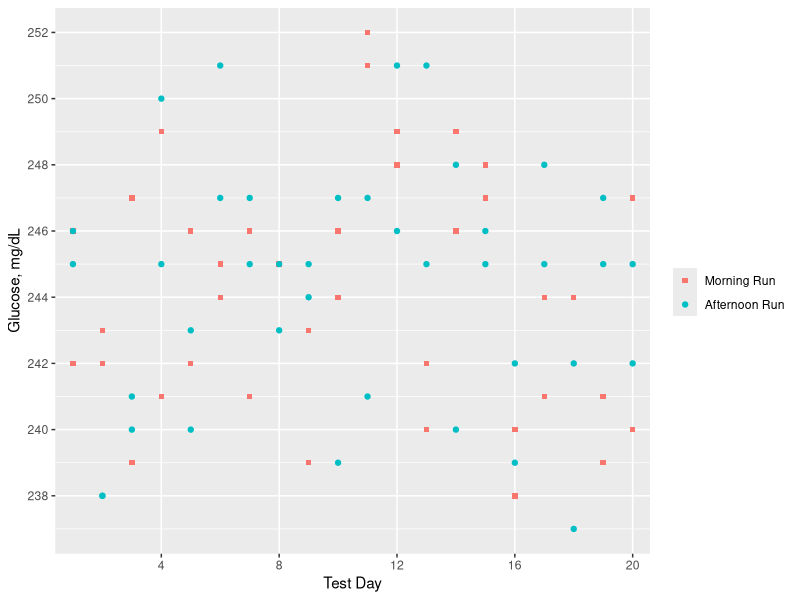
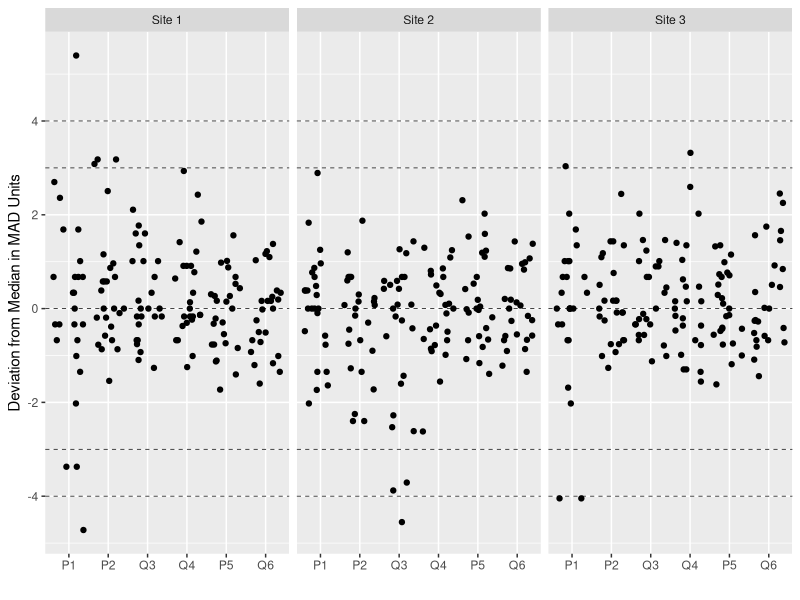
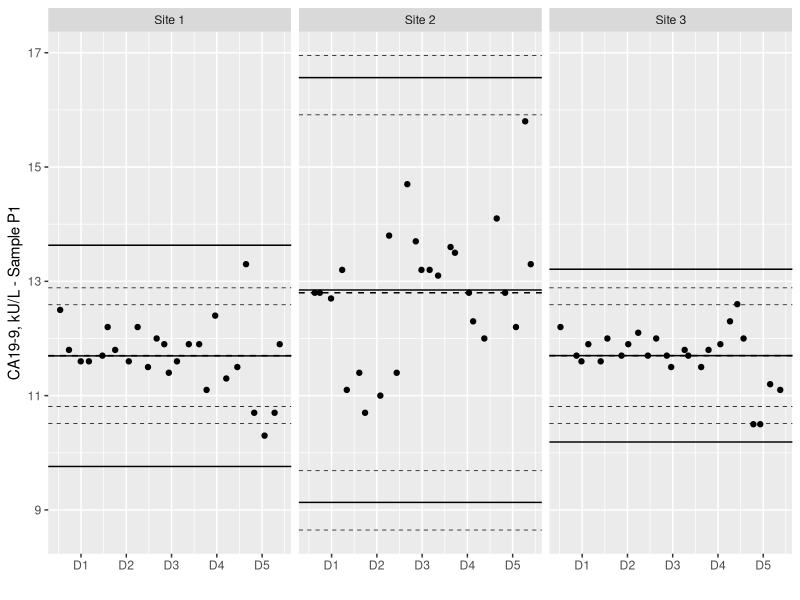
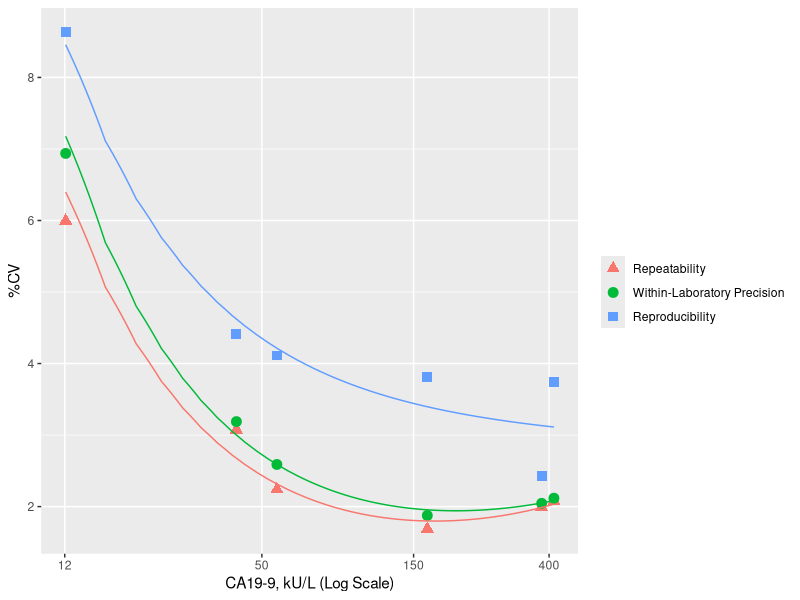

Recreate these plots in R, in order.
## ---- chunk 1
suppressPackageStartupMessages({
  library(tidyverse)
})

options(dplyr.summarise.inform = FALSE)
## ---- chunk 2

# Table A1. Glucose Precision Evaluation Measurements (mg/dL)
table_a1 <- tibble(
  day = 1:20,
  run1.rep1 = c(242, 243, 247, 249, 246, 244, 241, 245, 243, 244, 252, 249, 242, 246, 247, 240, 241, 244, 241, 247),
  run1.rep2 = c(246, 242, 239, 241, 242, 245, 246, 245, 239, 246, 251, 248, 240, 249, 248, 238, 244, 244, 239, 240),
  run2.rep1 = c(245, 238, 241, 250, 243, 251, 245, 243, 244, 247, 247, 251, 251, 248, 245, 239, 245, 237, 247, 245),
  run2.rep2 = c(246, 238, 240, 245, 240, 247, 247, 245, 245, 239, 241, 246, 245, 240, 246, 242, 248, 242, 245, 242))

## ---- chunk 3

table_a1 <- table_a1 %>%
  pivot_longer(cols = starts_with("run"), names_to = "run_rep", values_to = "result") %>%
  separate(run_rep, sep = "\\.", into = c("run", "rep")) %>%
  mutate_at(vars("run", "rep"), ~ str_remove(., "(run)|(rep)")) %>%
  mutate_at(vars(-result), factor)

glimpse(table_a1)

## ---- chunk 4

table_a1 %>%
  ggplot(aes(x = day, y = result)) +
  geom_point(aes(color = run, shape = run)) +
  scale_x_discrete(name = "Test Day", breaks = seq(0, 20, by = 4)) +
  scale_y_continuous(name = "Glucose, mg/dL", breaks = seq(236, 254, by = 2)) +
  scale_color_discrete(name = "", labels = c("Morning Run", "Afternoon Run")) +
  scale_shape_manual(name = "", values = c("square", "circle"), labels = c("Morning Run", "Afternoon Run"))

## ---- chunk 5
table_a2 <- table_a1 %>%
  aov(result ~ day + day:run, data = .) %>%
  broom::tidy() %>%
  select(source = term, SS = sumsq, DF = df, MS = meansq) %>%
  column_to_rownames(var = "source")

table_a2
## ---- chunk 6
x_bar <- mean(table_a1$result)

MS_error <- table_a2["Residuals", "MS"]
MS_run <- table_a2["day:run", "MS"]
MS_day <- table_a2["day", "MS"]

DF_error <- table_a2["Residuals", "DF"]
DF_run <- table_a2["day:run", "DF"]
DF_day <- table_a2["day", "DF"]

N <- nrow(table_a1)
n_rep <- nlevels(table_a1$rep)
n_run <- nlevels(table_a1$run)
n_day <- nlevels(table_a1$day)

# If any of these terms are less than zero, carry them forward as zero
V_error <- MS_error  # A1
V_run <- max((MS_run - MS_error)/n_rep, 0)  # A2
V_day <- max((MS_day - MS_run)/(n_run*n_rep), 0)  # A3

S_R <- sqrt(V_error)  # A4
S_WL <- sqrt(V_day + V_run + V_error)  # A5

# Only valid for a 20 x 2 x 2 study
alpha_error <- 0.5
alpha_run <- 0.25
alpha_day <- 0.25

df_R <- N - n_day*n_run  # A6

# A7
df_WL <- round(  
  ((alpha_day * MS_day) + (alpha_run * MS_run) + (alpha_error * MS_error))^2 
  / 
  ((alpha_day * MS_day)^2/DF_day + (alpha_run * MS_run)^2/DF_run + (alpha_error * MS_error)^2/DF_error)
)

CV_R <- S_R / x_bar * 100  # A8
CV_WL <- S_WL / x_bar * 100  # A9

tibble(
  `Sample Description` = "Patient Pool",
  `Mean (mg/dL)` = x_bar,
  `Repeatability` = sprintf("%.2f (%.1f%%)", S_R, CV_R),
  `Within-Laboratory Precision` = sprintf("%.2f (%.1f%%)", S_WL, CV_WL)
) 
## ---- chunk 7
alpha <- 0.05

table_a3 <- tibble(
  value = c("Repeatability", "Within-Laboratory Reproducibility"),
  S = c(S_R, S_WL),
  DF = c(df_R, df_WL),
  chisq_lower = qchisq(1-alpha/2, DF),
  chisq_upper = qchisq(alpha/2, DF))

table_a3 
## ---- chunk 8
table_a3 %>%
  mutate(S_lower = S * sqrt(DF/chisq_lower),  # A10 and A11
         S_upper = S * sqrt(DF/chisq_upper),
         CV_lower = S_lower / x_bar * 100,
         CV_upper = S_upper / x_bar * 100,
         CV_range = sprintf("%.1f%% - %.1f%%", CV_lower, CV_upper)) %>%
  select(value, starts_with("S"), CV_range)

# There is a rounding error in this table, the text reports 0.95% but without rounding, the calculated value is 0.944%
## ---- chunk 9

# I'm not mad about having to type all these dumb numbers in. Not mad at all
table_b1 <- tibble(
  day = rep(rep(1:5, each = 5), times = 2*3),
  sample = rep(c("P1", "P2", "Q3", "Q4", "P5", "Q6"), each = 25),
  `Site 1` = c(
    12.5,  11.8,  11.6,  11.6,  11.7,  12.2,  11.8,  11.6,  12.2,  11.5,  12.0,  11.9,  11.4,  
    11.6,  11.9,  11.9,  11.1,  12.4,  11.3,  11.5,  13.3,  10.7,  10.3,  10.7,  11.9,   # P1
    45.0,  45.1,  42.4,  42.4,  42.5,  42.4,  41.7,  43.0,  41.8,  41.6,  45.1,  42.7,  41.6,  
    41.0,  42.2,  41.8,  44.4,  42.8,  41.4,  41.8,  41.2,  40.9,  41.1,  40.2,  40.9,   # P2
    59.0,  57.7,  58.1,  56.3,  55.6,  56.5,  56.3,  58.4,  57.3,  56.5,  57.7,  56.7,  58.6,  
    56.1,  55.2,  56.5,  58.4,  55.4,  55.7,  57.7,  56.9,  56.3,  56.3,  55.7,  55.0,   # Q3
    175.0, 167.3, 169.7, 167.8, 170.5, 167.3, 166.7, 172.0, 170.1, 170.5, 167.4, 168.8, 170.5, 
    176.5, 168.2, 173.3, 171.4, 164.1, 166.9, 167.4, 164.8, 167.1, 167.3, 165.8, 165.8,  # Q4
    386.6, 393.9, 392.8, 383.3, 388.0, 389.0, 394.3, 374.2, 379.8, 368.1, 381.0, 380.1, 375.3, 
    375.0, 375.0, 400.2, 386.2, 364.6, 371.1, 371.3, 385.1, 390.6, 386.2, 377.4, 384.9,  # P5
    433.9, 434.6, 424.9, 425.2, 424.9, 420.6, 437.5, 413.6, 416.2, 410.7, 423.0, 412.7, 426.7, 
    435.3, 417.9, 435.9, 424.9, 406.6, 425.8, 427.2, 418.0, 415.8, 409.2, 411.1, 423.2), # Q6
  `Site 2` = c(
    12.8,  12.8,  12.7,  13.2,  11.1,  11.4,  10.7,  11.0,  13.8,  11.4,  14.7,  13.7,  13.2, 
    13.2,  13.1,  13.6,  13.5,  12.8,  12.3,  12.0,  14.1,  12.8,  12.2,  15.8,  13.3,   # P1
    40.6,  39.3,  41.4,  40.3,  37.3,  38.2,  37.5,  38.7,  43.0,  40.7,  42.1,  41.3,  40.5,  
    38.8,  39.9,  40.9,  40.7,  39.6,  40.1,  39.5,  40.8,  40.6,  41.4,  41.4,  37.3,   # P2
    53.9,  55.1,  54.9,  53.7,  51.3,  52.7,  54.4,  49.8,  51.4,  49.0,  55.1,  55.0,  54.1,  
    52.5,  54.5,  55.2,  56.1,  55.2,  55.8,  54.9,  54.5,  55.9,  51.7,  50.0,  54.2,   # Q3
    156.6, 157.7, 155.8, 160.8, 153.6, 162.7, 157.1, 156.1, 149.5, 157.0, 159.9, 163.8, 160.9, 
    164.4, 156.3, 162.2, 164.6, 161.5, 159.2, 157.9, 158.2, 162.9, 162.4, 159.6, 160.0,  # Q4
    380.0, 382.5, 368.5, 379.7, 361.7, 366.8, 371.7, 363.3, 379.1, 366.7, 375.1, 382.1, 371.3, 
    374.3, 370.1, 372.7, 376.1, 363.9, 371.4, 370.8, 365.7, 371.2, 387.5, 385.5, 367.3,  # P5
    410.9, 416.3, 391.8, 390.7, 388.4, 401.2, 409.0, 397.0, 395.7, 384.1, 401.4, 411.9, 392.2, 
    409.3, 391.9, 395.9, 415.7, 400.5, 409.4, 390.8, 410.5, 399.7, 387.9, 398.9, 382.5), # Q6
  `Site 3` = c(
    12.2,  11.7,  11.6,  11.9,  11.6,  12.0,  11.7,  11.9,  12.1,  11.7,  12.0,  11.7,  11.5,  
    11.8,  11.7,  11.5,  11.8,  11.9,  12.3,  12.6,  12.0,  10.5,  10.5,  11.2,  11.1,   # P1
    45.1,  43.8,  42.4,  42.4,  42.1,  42.1,  42.4,  42.4,  43.5,  41.9,  43.9,  42.2,  41.3,  
    41.4,  42.0,  43.1,  43.6,  42.1,  41.3,  42.8,  41.1,  41.0,  40.7,  41.4,  43.9,   # P2
    58.4,  57.9,  57.2,  56.4,  56.1,  56.4,  57.4,  57.9,  57.5,  55.9,  57.2,  57.7,  57.4,  
    56.3,  56.5,  57.5,  56.9,  55.6,  56.3,  56.1,  56.6,  56.3,  56.0,  55.7,  57.0,   # Q3
    171.2, 168.5, 168.8, 167.6, 170.5, 167.0, 169.4, 171.1, 168.8, 169.4, 168.1, 169.7, 173.5,
    174.9, 167.8, 172.4, 167.8, 165.5, 165.9, 166.0, 166.0, 167.2, 166.6, 168.2, 168.8,  # Q4
    390.3, 393.4, 388.1, 386.2, 378.1, 391.7, 384.3, 377.0, 380.4, 371.6, 380.6, 377.7, 375.2, 
    387.6, 373.2, 393.2, 375.4, 367.9, 378.1, 378.3, 387.9, 388.4, 381.8, 382.7, 383.7,  # P5
    434.3, 429.8, 425.1, 422.9, 417.8, 429.1, 425.6, 414.9, 419.6, 414.3, 417.9, 419.7, 431.0, 
    435.6, 422.6, 430.4, 415.8, 416.2, 421.9, 415.2, 416.9, 412.5, 410.2, 418.0, 415.2), # Q6
)

## ---- chunk 10
table_b1 <- table_b1 %>%
  pivot_longer(cols = starts_with("Site"), names_to = "site", values_to = "result") %>%
  mutate(sample = factor(sample, levels = c("P1", "P2", "Q3", "Q4", "P5", "Q6"))) %>%
  mutate_at(vars(-result), as.factor)
## ---- chunk 11

table_b1 %>%
  group_by(sample, site) %>%
  mutate(deviation = (result - median(result)) / mad(result)) %>%  # This doesn't match up?
  ggplot(aes(x = sample, y = deviation)) +
  geom_jitter(height = 0) +
  geom_hline(yintercept = c(-4, -3, 0, 3, 4), lty = 2, lwd = 0.25) +
  facet_grid(~ site) +
  scale_x_discrete(name = "") +
  scale_y_continuous(name = "Deviation from Median in MAD Units", breaks = seq(-4, 4, by = 2))

## ---- chunk 12

table_b1 %>%
  filter(sample == "P1") %>%
  group_by(site) %>%
  mutate(meas_n = 1:n()) %>%
  ggplot(aes(x = meas_n, y = result)) +
  geom_jitter(height = 0) +
  facet_wrap(~ site) +
  scale_x_continuous(name = "", breaks = seq(3, 24, by = 5), labels = paste0("D", 1:5)) +
  scale_y_continuous(name = "CA19-9, kU/L - Sample P1", breaks = seq(9, 17, 2)) +
  
  # Add mean and Grubbs' line
  stat_summary(geom = "hline", fun = mean, aes(x = 1, yintercept = ..y..)) +
  stat_summary(geom = "hline", fun = ~ mean(.) + 3.135 * sd(.), aes(x = 1, yintercept = ..y..)) +
  stat_summary(geom = "hline", fun = ~ mean(.) - 3.135 * sd(.), aes(x = 1, yintercept = ..y..)) +
  
  # Add median line and +/- 3, 4 MAD
  stat_summary(geom = "hline", fun = median, aes(x = 1, yintercept = ..y..), lty = 2) +
  stat_summary(geom = "hline", fun = ~ median(.) + 3 * mad(.), aes(x = 1, yintercept = ..y..), lty = 2, lwd = 0.25) +
  stat_summary(geom = "hline", fun = ~ median(.) - 3 * mad(.), aes(x = 1, yintercept = ..y..), lty = 2, lwd = 0.25) +
  stat_summary(geom = "hline", fun = ~ median(.) + 4 * mad(.), aes(x = 1, yintercept = ..y..), lty = 2, lwd = 0.25) +
  stat_summary(geom = "hline", fun = ~ median(.) - 4 * mad(.), aes(x = 1, yintercept = ..y..), lty = 2, lwd = 0.25)

## ---- chunk 13

variance_across_sites <- function(sample) {
  
  # Function to perform the variance component calculations, like Table B2 and the top section of Table B3
  # sample: the name of the test sample, stored in a column called 'sample'
  
  # returns: a list with the following values:
  #   sample: name of the sample (as passed in the function call)
  #   mean: mean value of that sample
  #   N: number of measurements in the dataset
  #   df_R: degrees of freedom associated with quantifying the repeatability
  #   V_error: variance associated with repeatability of the assay
  #   %_error: V_error as a percentage of total variance
  #   SD_error: standard deviation associated with repeatability of the assay
  #   CV_error: standard deviation expressed as a percentage of mean
  #   df_WL: degrees of freedom of within-laboratory precision estimate, calculated via Satterthwaite approximation
  #   V_day, %_day, SD_day, CV_day: as above, except WRT the day-to-day variation of the assay
  #   df_REP: degrees of freedom of reproducibility precision estimate, calculated via Satterthwaite approximation
  #   V_site, %_site, SD_site, CV_site: as above, except WRT the site-to-site variation of the assay

  df <- filter(table_b1, sample == (!! sample))  # We have to be explicit here so we compare the function parameter 'sample' to the column 'sample'
  
  aov_table <- df %>%
    aov(result ~ site + site:day, data = .) %>%
    broom::tidy() %>%
    select(source = term, SS = sumsq, DF = df, MS = meansq) %>%
    column_to_rownames(var = "source")
  
  x_bar <- mean(df$result)
  
  MS_error <- aov_table["Residuals", "MS"]
  MS_day <- aov_table["site:day", "MS"]
  MS_site <- aov_table["site", "MS"]
  
  DF_error <- aov_table["Residuals", "DF"]
  DF_day <- aov_table["site:day", "DF"]
  DF_site <- aov_table["site", "DF"]
  
  N <- nrow(df)
  n_day <- nlevels(df$day)
  n_site <- nlevels(df$site)
  n_rep <- N / (n_day * n_site)
  
  # If any of these terms are less than zero, carry them forward as zero
  V_error <- MS_error 
  V_day <- max((MS_day - MS_error)/n_rep, 0) 
  V_site <- max((MS_site - MS_day)/(n_day*n_rep), 0) 
  
  S_R <- sqrt(V_error) 
  S_WL <- sqrt(V_day + V_error) 
  S_REP <- sqrt(V_site + V_day + V_error)
  
  # Only valid for a 3 x 5 x 5 study
  alpha_day <- 0.5
  alpha_error <- 0.5
  beta_site <- 0.25
  beta_day <- 0.25
  beta_error <- 0.5
  
  df_R <- N - n_site*n_day
  
  df_WL <- round(  
    (alpha_day * MS_day + alpha_error * MS_error)^2 
    / 
    ((alpha_day * MS_day)^2/DF_day + (alpha_error * MS_error)^2/DF_error)
  )
  
  df_REP <- round(  
    ((beta_site * MS_site) + (beta_day * MS_day) + (beta_error * MS_error))^2 
    / 
    ((beta_site * MS_site)^2/DF_site + (beta_day * MS_day)^2/DF_day + (beta_error * MS_error)^2/DF_error)
  )
  
  CV_R <- S_R / x_bar * 100
  CV_WL <- S_WL / x_bar * 100
  CV_REP <- S_REP / x_bar * 100
  
  list(
    sample = sample,
    mean = x_bar,
    N = nrow(df),
    df_R = df_R,
    V_error = V_error,
    `%_error` = V_error / (V_error + V_day + V_site) * 100,
    SD_R = S_R,
    CV_R = S_R/x_bar * 100,
    df_WL = df_WL,
    V_day = V_day,
    `%_day` = V_day / (V_error + V_day + V_site) * 100,
    SD_WL = S_WL,
    CV_WL = S_WL/x_bar * 100,
    df_REP = df_REP,
    V_site = V_site,
    `%_site` = V_site / (V_error + V_day + V_site) * 100,
    SD_REP = S_REP,
    CV_REP = S_REP/x_bar * 100
  )
}
  
samples <- levels(table_b1$sample)
  
table_b2 <- map_dfr(samples, ~ variance_across_sites(.))

# The values for P5 don't match up with the text, but I can't find a mistake in the data
table_b2 %>%
  select(sample, mean, V_error, `%_error`, V_day, `%_day`, V_site, `%_site`)

## ---- chunk 14
table_b2 %>%
  select(sample, mean, SD_R, CV_R, SD_WL, CV_WL, SD_REP, CV_REP)
## ---- chunk 15

variance_at_single_site <- function(site, sample) {

  # Function to perform the variance component calculations, like Table B3, at a single site
  # sample: sample identifier, stored in a column called 'sample'
  # site: site identifier, stored in a column called 'site'
  
  # returns: a list with the following values:
  #   sample: name of the sample (as passed in the function call)
  #   mean: mean value of that sample
  #   N: number of measurements in the dataset
  #   df_R: degrees of freedom associated with quantifying the repeatability
  #   V_error: variance associated with repeatability of the assay
  #   %_error: V_error as a percentage of total variance
  #   SD_error: standard deviation associated with repeatability of the assay
  #   CV_error: standard deviation expressed as a percentage of mean
  #   df_WL: degrees of freedom of within-laboratory precision estimate, calculated via Satterthwaite approximation
  #   V_day, %_day, SD_day, CV_day: as above, except WRT the day-to-day variation of the assay

  df <- filter(table_b1, 
               sample == (!! sample),
               site == (!! site))
  
  aov_table <- df %>%
    aov(result ~ day, data = .) %>%
    broom::tidy() %>%
    select(source = term, SS = sumsq, DF = df, MS = meansq) %>%
    column_to_rownames(var = "source")
  
  x_bar <- mean(df$result)
  
  MS_error <- aov_table["Residuals", "MS"]
  MS_day <- aov_table["day", "MS"]

  DF_error <- aov_table["Residuals", "DF"]
  DF_day <- aov_table["day", "DF"]

  N <- nrow(df)
  n_day <- nlevels(df$day)
  n_rep <- N / n_day
  
  # If any of these terms are less than zero, carry them forward as zero
  V_error <- MS_error 
  V_day <- max((MS_day - MS_error)/n_rep, 0) 
  
  S_R <- sqrt(V_error) 
  S_WL <- sqrt(V_day + V_error)
  
  # Only valid for a 5 x 5 study
  alpha_day <- 0.5
  alpha_error <- 0.5

  df_R <- N - n_day
  
  df_WL <- round(  
    ((alpha_day * MS_day) + (alpha_error * MS_error))^2 
    / 
    ((alpha_day * MS_day)^2/DF_day + (alpha_error * MS_error)^2/DF_error)
  )
  
  CV_R <- S_R / x_bar * 100
  CV_WL <- S_WL / x_bar * 100
  
  list(
    site = site,
    sample = sample,
    mean = x_bar,
    N = nrow(df),
    df_R = df_R,
    V_error = V_error,
    `%_error` = V_error / (V_error + V_day) * 100,
    SD_R = S_R,
    CV_R = S_R/x_bar * 100,
    df_WL = df_WL,
    V_day = V_day,
    `%_day` = V_day / (V_error + V_day) * 100,
    SD_WL = S_WL,
    CV_WL = S_WL/x_bar * 100
  )
}

sample_site <- expand.grid(
  unique(table_b1$sample),
  unique(table_b1$site)
)

table_b3 <- pmap_dfr(sample_site, ~ variance_at_single_site(sample = ..1, site = ..2)) %>%
  select(site, sample, mean, SD_R, CV_R, SD_WL, CV_WL) 

## ---- chunk 16

filter(table_b3, site == "Site 1")

## ---- chunk 17

filter(table_b3, site == "Site 2")

## ---- chunk 18

filter(table_b3, site == "Site 3")

## ---- chunk 19

alpha <- 0.05

means <- select(table_b2, sample, mean)

# These numbers don't match up with the text!
# There is likely a mistake in here somewhere, but I can't find it
table_b4 <- table_b2 %>%
  mutate(SD_R_lower = SD_R * sqrt(df_R / qchisq(1-alpha/2, df_R)),
         SD_R_upper = SD_R * sqrt(df_R / qchisq(alpha/2, df_R)),
         SD_R_r = sprintf("%.3f - %.3f", SD_R_lower, SD_R_upper),
         
         CV_R_lower = SD_R_lower / mean * 100,
         CV_R_upper = SD_R_upper / mean * 100,
         CV_R_r = sprintf("%.1f%% - %.1f%%", CV_R_lower, CV_R_upper),
         
         SD_WL_lower = SD_WL * sqrt(df_WL / qchisq(1-alpha/2, df_WL)),
         SD_WL_upper = SD_WL * sqrt(df_WL / qchisq(alpha/2, df_WL)),
         SD_WL_r = sprintf("%.3f - %.3f", SD_WL_lower, SD_WL_upper),
         
         CV_WL_lower = SD_WL_lower / mean * 100,
         CV_WL_upper = SD_WL_upper / mean * 100,
         CV_WL_r = sprintf("%.1f%% - %.1f%%", CV_WL_lower, CV_WL_upper),
         
         SD_REP_lower = SD_REP * sqrt(df_REP / qchisq(1-alpha/2, df_REP)),
         SD_REP_upper = SD_REP * sqrt(df_REP / qchisq(alpha/2, df_REP)),
         SD_REP_r = sprintf("%.3f - %.3f", SD_REP_lower, SD_REP_upper),
         
         CV_REP_lower = SD_REP_lower / mean * 100,
         CV_REP_upper = SD_REP_upper / mean * 100,
         CV_REP_r = sprintf("%.1f%% - %.1f%%", CV_REP_lower, CV_REP_upper)) 

table_b4 %>%
  select(Sample = sample, 
         `Repeatability SD` = SD_R_r, 
         `Repeatability %CV` = CV_R_r, 
         `Within-Lab Precision SD` = SD_WL_r, 
         `Within Lab Precision %CV` = CV_WL_r, 
         `Reproducibility SD` = SD_REP_r, 
         `Reproducibility %CV` = CV_REP_r)

## ---- chunk 20

table_b4_long <- table_b4 %>%
  select(sample, mean, 
         starts_with("SD_"), starts_with("CV_"), 
         -ends_with("_upper"), -ends_with("_lower"), 
         -ends_with("_r", ignore.case = FALSE)) %>%
  pivot_longer(cols = c(starts_with("CV_"), starts_with("SD_")), names_to = "type", values_to = "value")

# Because variance is fit to a relatively uncommon function, we have to fit it 
# by brute force, using nonlinear least squares nls()

models <- table_b4_long %>%
  mutate(Var = value^2) %>%
  filter(str_detect(type, "SD_")) %>%
  group_by(type) %>% 
  do(model = list(
    nls(data = .,
        formula = log(Var) ~ C * log(A + B * mean),  # We rearrange this to make it play nice with nls()
        start = c("A" = 0, "B" = 0.02, "C" = 1))  # Initial guesses for the parameters
  )) %>%
  mutate(coefficients = map(model, ~ coef(.))) %>%
  unnest_wider(coefficients)

table_b4_long %>%
  filter(str_detect(type, "CV_")) %>%
  mutate(type = type %>%
           fct_recode(Repeatability = "CV_R", `Within-Laboratory Precision` = "CV_WL", Reproducibility = "CV_REP") %>%
           fct_relevel("Repeatability", "Within-Laboratory Precision", "Reproducibility")) %>%
  ggplot(aes(x = mean, y = value)) +
  geom_point(aes(color = type, shape = type), size = 3) +
  # Adding these functions in manually -- there may be a better way
  # Function returns Var, CV = 100 * sqrt(Var)/mean
  stat_function(fun = ~ 100*sqrt((models$A[[1]] + models$B[[1]] * .x)^models$C[[1]])/.x, color = "#F8766D") +
  stat_function(fun = ~ 100*sqrt((models$A[[2]] + models$B[[2]] * .x)^models$C[[2]])/.x, color = "#619CFF") +
  stat_function(fun = ~ 100*sqrt((models$A[[3]] + models$B[[3]] * .x)^models$C[[3]])/.x, color = "#00BA38") +
  scale_x_continuous(breaks = c(12, 50, 150, 400), minor_breaks = c(), name = "CA19-9, kU/L (Log Scale)") +
  scale_y_continuous(breaks = seq(0, 10, by = 2), name = "%CV") +
  scale_color_discrete(name = "") +
  scale_shape_manual(values = c("triangle", "circle", "square"), name = "") +
  coord_trans(x = "log10")

